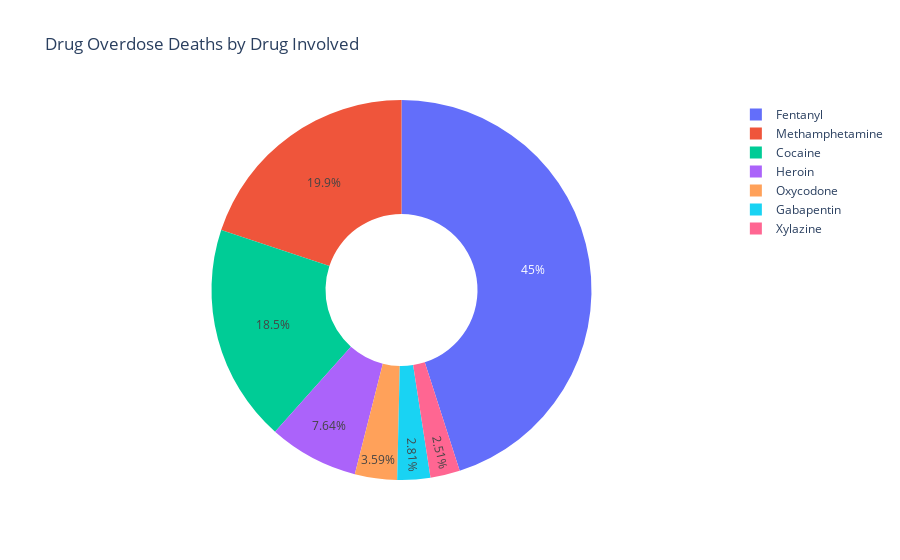

Here is the notebook cell this chart was saved with:
### Code cell
import pandas as pd
import plotly.express as px

# Load the CSV file
csv_file = '../data/PDOD_specific_cleaned.csv'
df = pd.read_csv(csv_file)

# Ensure required columns exist
if 'drug_involved' in df.columns and 'drug_overdose_deaths' in df.columns:
    # Group by 'drug_involved' and sum the corresponding values
    drug_sums = df.groupby('drug_involved')['drug_overdose_deaths'].sum().reset_index()

    # Create a donut chart
    fig = px.pie(drug_sums, values='drug_overdose_deaths', names='drug_involved', 
                 title="Drug Overdose Deaths by Drug Involved",
                 hole=0.4)  # Creates a donut chart
    
    # Add absolute total deaths annotation to the bottom right
    fig.add_annotation(
        x=1.1, y=-0.3,  # Adjusted for bottom-right placement
        text=f"Total Deaths: {total_deaths:,}",  # Format with commas for readability
        showarrow=False,
        font=dict(size=14, color="black"),
        align="right"
    )

    # Show the chart
    fig.show()
else:
    print("Error: Required columns ('drug_involved', 'drug_overdose_deaths') not found in the CSV file.")

### Figure 1 — Plotly figure (JSON) as saved in the notebook; plotly's stock layout.template omitted (floating-point values rounded to 4 significant figures)
{"data": [{"domain": {"x": [0, 1], "y": [0, 1]}, "hole": 0.4, "hovertemplate": "drug_involved=%{label}<br>drug_overdose_deaths=%{value}<extra></extra>", "labels": ["Cocaine", "Fentanyl", "Gabapentin", "Heroin", "Methamphetamine", "Oxycodone", "Xylazine"], "legendgroup": "", "name": "", "showlegend": true, "type": "pie", "values": [3194626, 7772740, 484432, 1317832, 3433454, 619234, 433517]}], "layout": {"annotations": [{"align": "right", "font": {"color": "black", "size": 14}, "showarrow": false, "text": "Total Deaths: 1,758,972.0", "x": 1.1, "y": -0.3}], "legend": {"tracegroupgap": 0}, "title": {"text": "Drug Overdose Deaths by Drug Involved"}}}
